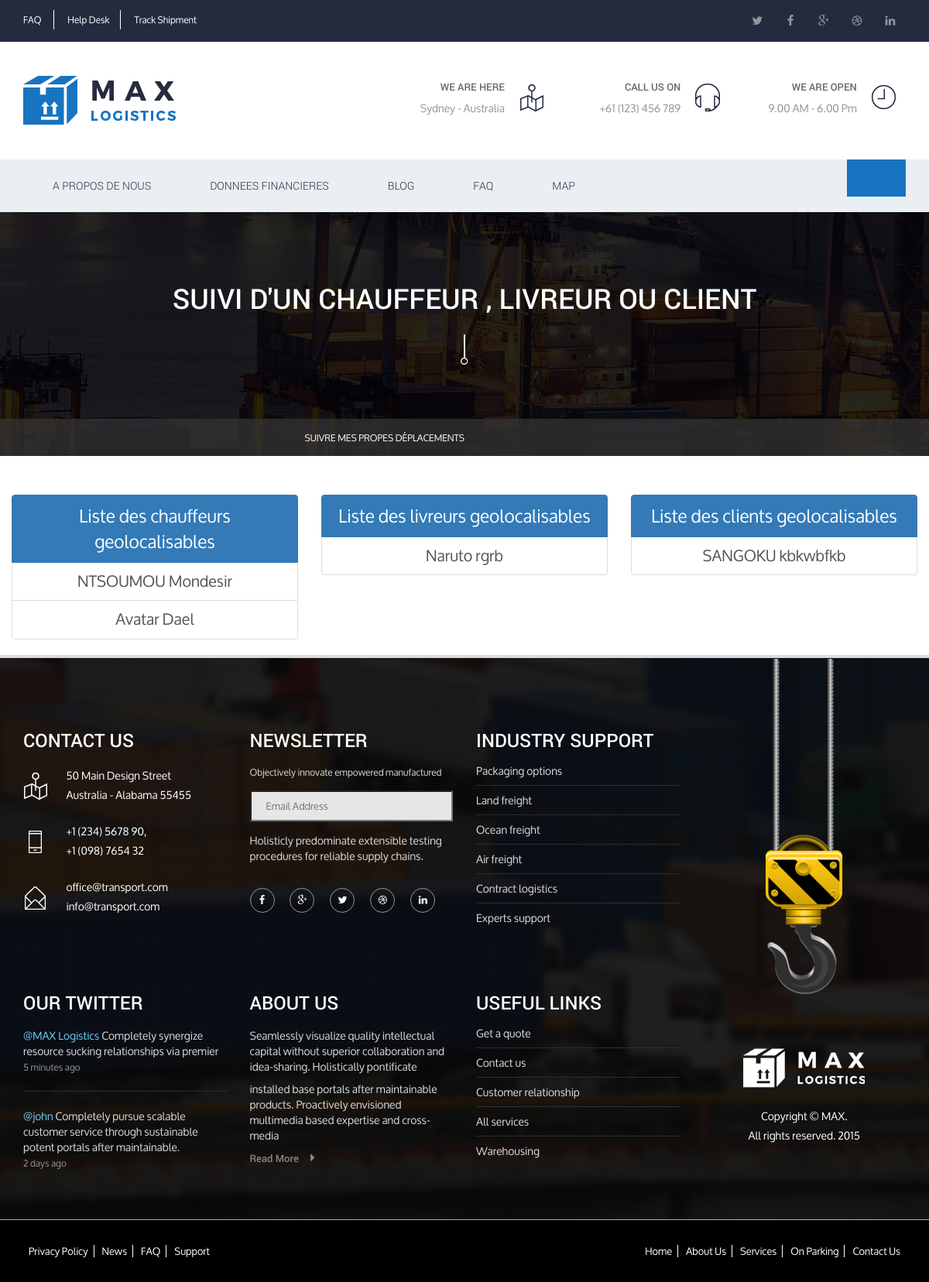
/map_suivi_users/ (signed in), run on an earlier commit of the app's database.
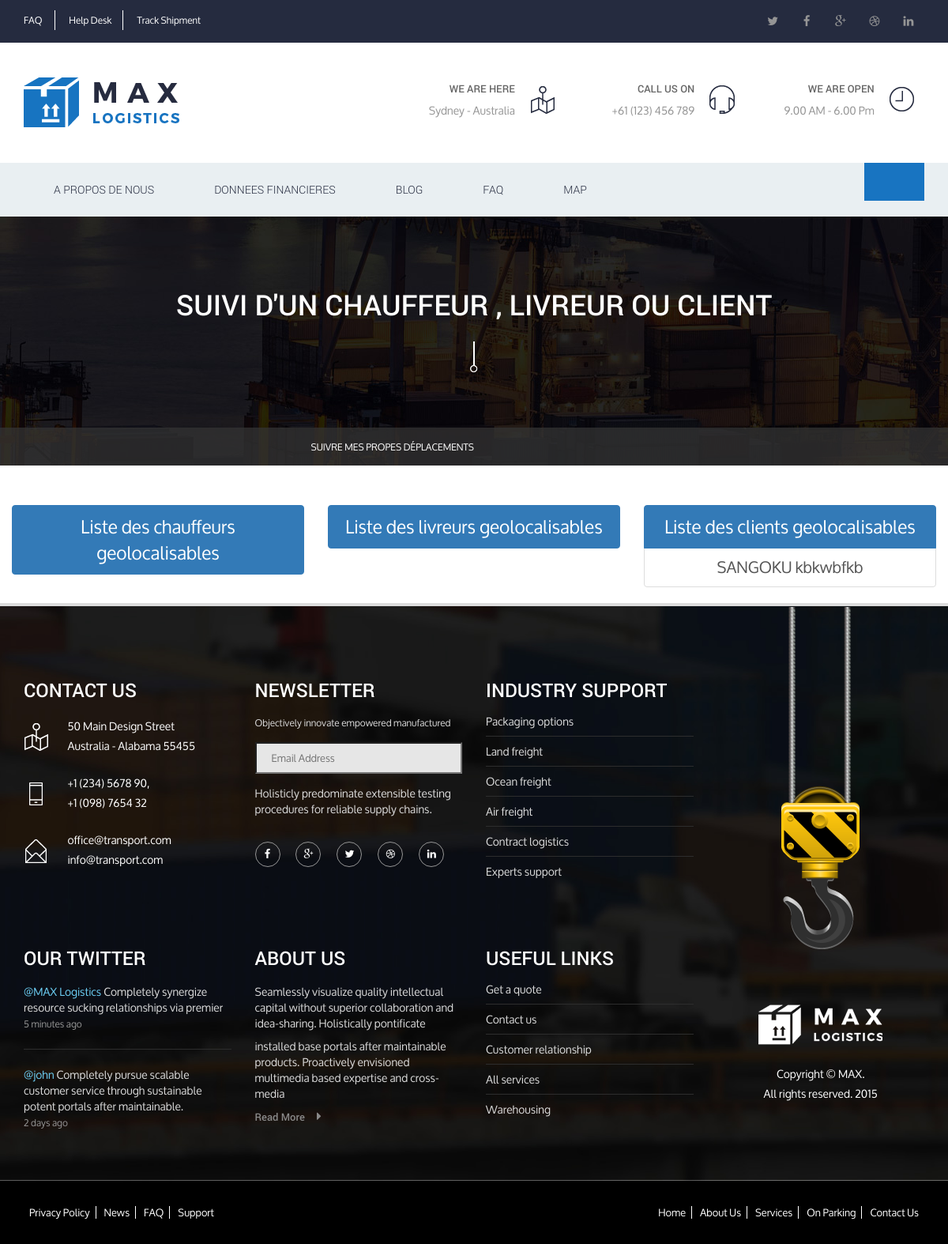
And on a later commit of the database.
### web/models.py (models this page shows, shortened)
class Chauffeur(models.Model):
   user = models.OneToOneField(User, on_delete=models.CASCADE)
   nom = models.CharField(max_length=20, null=True, blank=True, verbose_name="Nom(s) du chauffeur")
   prenom = models.CharField(max_length=20, null=True, blank=True, verbose_name="Prénom(s) du chauffeur")
   date_naissance = models.DateField(max_length=100, null=True, blank=True, verbose_name="Date de naissance")
   telephone = models.CharField(max_length=100, null=True, blank=True, verbose_name="Numero de telephone")
   adresse = models.CharField(max_length=100, null=True, blank=True, verbose_name="Adresse")
   vehicule = models.ForeignKey(Vehicule, on_delete=models.CASCADE, null=True, blank=True)
   piece_jointe = models.FileField(upload_to='pieces_jointes/chauffeurs/')
   latitude = models.FloatField(null=True, blank=True)
   longitude = models.FloatField(null=True, blank=True)

class Livreur(models.Model):
   user = models.OneToOneField(User, on_delete=models.CASCADE)
   nom = models.CharField(max_length=20, null=True, blank=True, verbose_name="Nom(s) du Livreur")
   prenom = models.CharField(max_length=20, null=True, blank=True, verbose_name="Prénom(s) du Livreur")
   date_naissance = models.DateField(max_length=100, null=True, blank=True, verbose_name="Date de naissance")
   telephone = models.CharField(max_length=100, null=True, blank=True, verbose_name="Numero de telephone")
   adresse = models.CharField(max_length=100, null=True, blank=True, verbose_name="Adresse")
   clients = models.ManyToManyField(Client, through='TransactionLivreurClient')
   piece_jointe = models.FileField(upload_to='pieces_jointes/livreurs/')
   latitude = models.FloatField(null=True, blank=True)
   longitude = models.FloatField(null=True, blank=True)
   def __str__(self):
      return f"{self.nom} {self.prenom}"

class Client(models.Model):
   user = models.OneToOneField(User, on_delete=models.CASCADE)
   nom = models.CharField(max_length=20, null=True, blank=True, verbose_name="Nom(s) du Client")
   prenom = models.CharField(max_length=20, null=True, blank=True, verbose_name="Prénom(s) du Client")
   date_naissance = models.DateField(max_length=100, null=True, blank=True, verbose_name="Date de naissance")
   telephone = models.CharField(max_length=100, null=True, blank=True, verbose_name="Numero de telephone")
   adresse = models.CharField(max_length=100, null=True, blank=True, verbose_name="Adresse")
   chauffeurs = models.ManyToManyField(Chauffeur, through='TransactionChauffeurClient')
   latitude = models.FloatField(null=True, blank=True)
   longitude = models.FloatField(null=True, blank=True)

### web/views.py (the view)
# urls.py: path('map_suivi_users/', views.map_suivi_users, name='map_suivi_users'),
@login_required
def map_suivi_users(request):
   livreurs = Livreur.objects.filter(longitude__gt=0.0).exclude(latitude=0.0, longitude=0.0)
   chauffeurs = Chauffeur.objects.filter(longitude__gt=0.0).exclude(latitude=0.0, longitude=0.0)
   clients = Client.objects.filter(longitude__gt=0.0).exclude(latitude=0.0, longitude=0.0)
   print(livreurs)
   context = {
      'livreurs':livreurs,
      'chauffeurs':chauffeurs,
      'clients':clients
   }
   return render(request , 'web/map_suivi_users.html', context)

### web/templates/web/map_suivi_users.html (shortened to what this page needs)
{% extends 'base.html' %}
{% load static %}
{% block link %}
<link rel="stylesheet" href="https://unpkg.com/leaflet@1.9.3/dist/leaflet.css"/>
{% endblock link %}
{% block content %}
   <section class="breadcrumb_main_area">
      <div class="row">
            <div class="breadcrumb_main nice_title content-center">
               <h3>Suivi d'un chauffeur , livreur ou client</h3>
               <img src="{% static 'web/images/breadcrumb-nice-title-one.png' %}" alt="">
            </div>
            <div class="breadcrumb_bg margin-top-70">
               <div class="container">
                  <div class="col-md-6 padding-right-0 col-sm-6">
                     <ol class="breadcrumb floatright">
                        <li><a href="{% url 'map' %}">Suivre mes propes déplacements</a></li>
                     </ol>
                  </div>
               </div>
            </div>
      </div>
   </section>
<section class="query_accordion_area" id="formulaire">
   <div class="row">
      <center>
         <div class="container-fluid" style="margin-top: 50px;font-size: 20px;">
               <div class="col-md-4">
                  <div class="list-group">
                     <p class="list-group-item active" style="font-size: 23px;">
                        Liste des chauffeurs geolocalisables
                     </p>
                     {% for chauffeur in chauffeurs %}
                     <a class="list-group-item" href="{% url 'suivi_user_chauffeur' chauffeur.pk %}">{{chauffeur.nom}} {{chauffeur.prenom}}</a>
                     {% endfor %}
                   </div>
               </div>
               <div class="col-md-4">
                  <div class="list-group">
                     <p class="list-group-item active" style="font-size: 23px;">
                        Liste des livreurs geolocalisables
                     </p>
                     {% for livreur in livreurs %}
                     <a class="list-group-item" href="{% url 'suivi_user_livreur' livreur.pk %}">{{livreur.nom}} {{livreur.prenom}}</a>
                     {% endfor %}
                   </div>
               </div>
               <div class="col-md-4">
                  <div class="list-group">
                     <p class="list-group-item active" style="font-size: 23px;">
                        Liste des clients geolocalisables
                     </p>
                     {% for client in clients %}
                     <a class="list-group-item" href="{% url 'suivi_user_client' client.pk %}">{{client.nom}} {{client.prenom}}</a>
                     {% endfor %}
                   </div>
               </div>
      </center>
   </div>
</section>
{% endblock content %}

What changed in the data, as far as the page shows it:
no longer on this page (row edited): Chauffeur: nom "NTSOUMOU", prenom "Mondesir"
no longer on this page (row edited): Chauffeur: nom "Avatar", prenom "Dael"
no longer on this page (row edited): Livreur: nom "Naruto", prenom "rgrb"
